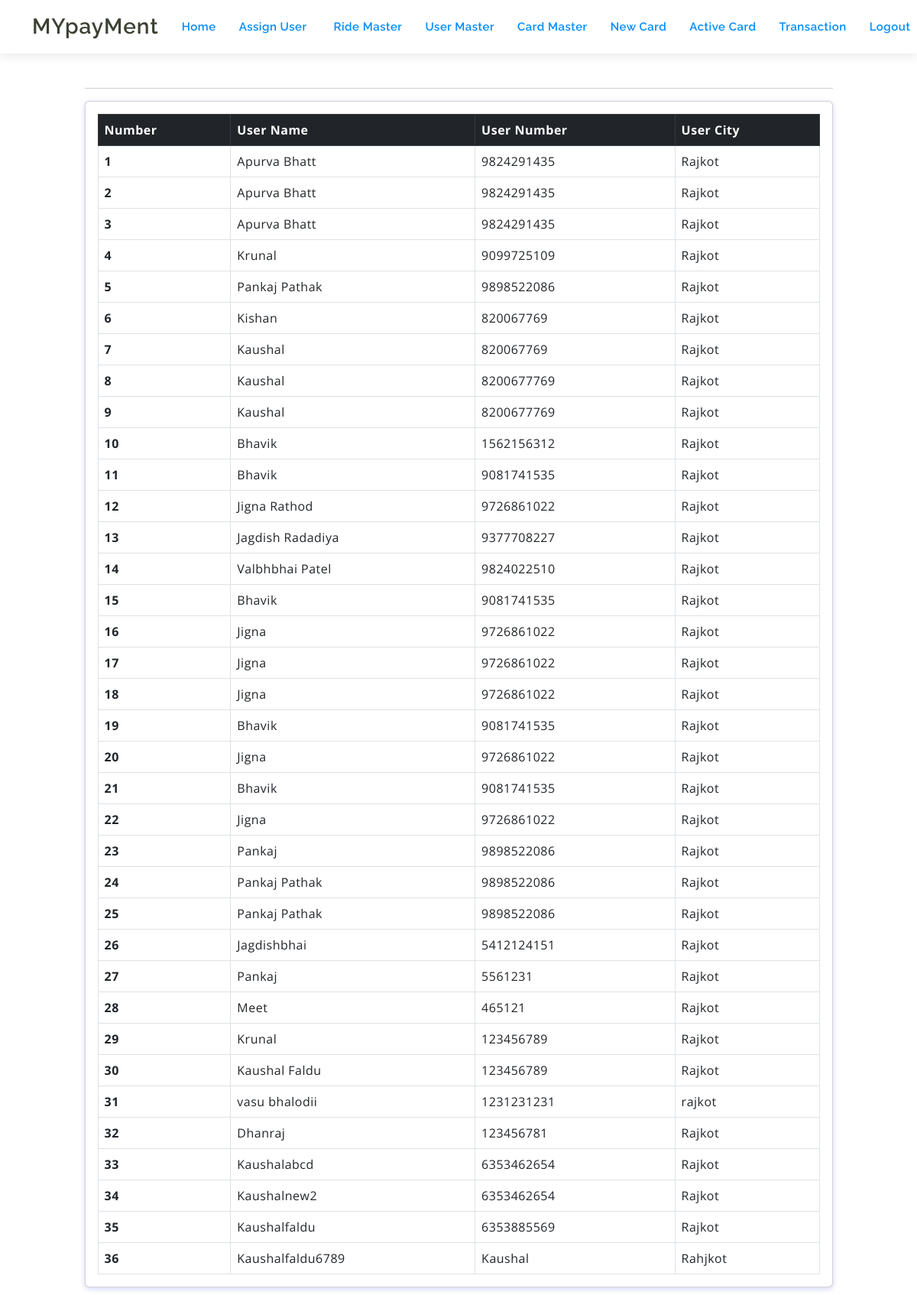
The app's page /usermaster.php (signed in) with its own data.
### tables this page shows
CREATE TABLE `user_mater` (
  `user_id` int(11) NOT NULL,
  `user_name` varchar(255) NOT NULL,
  `user_amount` int(11) NOT NULL,
  `user_number` varchar(255) NOT NULL,
  `user_city` varchar(255) NOT NULL
);

### usermaster.php (the view, shortened to what this page needs)
<?php
if(isset($_SESSION['id'])){
?>
<!doctype html>
<html lang="en">
<head>
	<link href="assets/plugins/simplebar/css/simplebar.css" rel="stylesheet" />
	<link href="assets/plugins/perfect-scrollbar/css/perfect-scrollbar.css" rel="stylesheet" />
	<link href="assets/plugins/metismenu/css/metisMenu.min.css" rel="stylesheet" />
	<link href="assets/css/bootstrap.min.css" rel="stylesheet">
	<link href="assets/css/bootstrap-extended.css" rel="stylesheet">
	<link href="assets/css/app.css" rel="stylesheet">
	<link href="assets/css/icons.css" rel="stylesheet">
	<link rel="stylesheet" href="assets/css/dark-theme.css" />
	<link rel="stylesheet" href="assets/css/semi-dark.css" />
	<link rel="stylesheet" href="assets/css/header-colors.css" />
</head>
<body>
	<div class="wrapper">
		<?php
			include 'top-nav.php';
			include 'conn.php';
		?>
		<div class="container">
			<div class="page-content">
				<div class="contariner my-4">
					<div class="col-xl-11 mx-auto">
						<h6 class="mb-5 text-uppercase">All User Details</h6>
						<hr/>
						<div class="card">
							<div class="card-body">
								<table class="table table-bordered mb-0">
									<thead class="table-dark">
										<tr>
											<th scope="col">Number</th>
											<th scope="col">User Name</th>
											<th scope="col">User Number</th>
											<th scope="col">User City</th>
										</tr>
									</thead>
									<tbody>
									    <?php
									        $sql = mysqli_query($conn, "SELECT * FROM `user_mater` ");
									        $count = 1;
									        while($row = mysqli_fetch_assoc($sql)){
									    ?>
										<tr>
											<th scope="row"><?=$count;?></th>
											<td><?=$row['user_name'];?></td>
											<td><?=$row['user_number'];?></td>
											<td><?=$row['user_city'];?></td>
										</tr>
                                        <?php
                                            $count++;
									        }
                                        ?>
									</tbody>
								</table>
							</div>
						</div>
					</div>
				</div>
			</div>
		</div>
	</div>
</body>
</html>
<?php
}
else
{
    header("Location: index.php?error=Login again");
}
?>

### assets/css/app.css (style rules this page uses)
body { font-size: 14px; color: #4c5258; letter-spacing: .5px; background: #f7f7ff; overflow-x: hidden; font-family: Roboto, sans-serif }
.wrapper { width: 100%; position: relative }
.page-content { padding: 1.5rem 1.5rem 0.7rem 1.5rem }

### assets/css/style.css (style rules this page uses)
body { font-family: "Open Sans", sans-serif; color: #444444; }
h1, h2, h3, h4, h5, h6 { font-family: "Raleway", sans-serif; }

### records on screen
user_mater: user_name "Apurva Bhatt", user_number "9824291435", user_city "Rajkot"
user_mater: user_name "Apurva Bhatt", user_number "9824291435", user_city "Rajkot"
user_mater: user_name "Apurva Bhatt", user_number "9824291435", user_city "Rajkot"
user_mater: user_name "Krunal", user_number "9099725109", user_city "Rajkot"
user_mater: user_name "Pankaj Pathak", user_number "9898522086", user_city "Rajkot"
user_mater: user_name "Kishan", user_number "820067769", user_city "Rajkot"
user_mater: user_name "Kaushal", user_number "820067769", user_city "Rajkot"
user_mater: user_name "Kaushal", user_number "8200677769", user_city "Rajkot"
user_mater: user_name "Kaushal", user_number "8200677769", user_city "Rajkot"
user_mater: user_name "Bhavik", user_number "1562156312", user_city "Rajkot"
user_mater: user_name "Bhavik", user_number "9081741535", user_city "Rajkot"
user_mater: user_name "Jigna Rathod", user_number "9726861022", user_city "Rajkot"
user_mater: user_name "Jagdish Radadiya", user_number "9377708227", user_city "Rajkot"
user_mater: user_name "Valbhbhai Patel", user_number "9824022510", user_city "Rajkot"
user_mater: user_name "Bhavik", user_number "9081741535", user_city "Rajkot"
user_mater: user_name "Jigna", user_number "9726861022", user_city "Rajkot"
user_mater: user_name "Jigna", user_number "9726861022", user_city "Rajkot"
user_mater: user_name "Jigna", user_number "9726861022", user_city "Rajkot"
user_mater: user_name "Bhavik", user_number "9081741535", user_city "Rajkot"
user_mater: user_name "Jigna", user_number "9726861022", user_city "Rajkot"
user_mater: user_name "Bhavik", user_number "9081741535", user_city "Rajkot"
user_mater: user_name "Jigna", user_number "9726861022", user_city "Rajkot"
user_mater: user_name "Pankaj", user_number "9898522086", user_city "Rajkot"
user_mater: user_name "Pankaj Pathak", user_number "9898522086", user_city "Rajkot"
user_mater: user_name "Pankaj Pathak", user_number "9898522086", user_city "Rajkot"
user_mater: user_name "Jagdishbhai", user_number "5412124151", user_city "Rajkot"
user_mater: user_name "Pankaj", user_number "5561231", user_city "Rajkot"
user_mater: user_name "Meet", user_number "465121", user_city "Rajkot"
user_mater: user_name "Krunal", user_number "123456789", user_city "Rajkot"
user_mater: user_name "Kaushal Faldu", user_number "123456789", user_city "Rajkot"
user_mater: user_name "vasu bhalodii", user_number "1231231231", user_city "rajkot"
user_mater: user_name "Dhanraj", user_number "123456781", user_city "Rajkot"
user_mater: user_name "Kaushalabcd", user_number "6353462654", user_city "Rajkot"
user_mater: user_name "Kaushalnew2", user_number "6353462654", user_city "Rajkot"
user_mater: user_name "Kaushalfaldu", user_number "6353885569", user_city "Rajkot"
user_mater: user_name "Kaushalfaldu6789", user_number "Kaushal", user_city "Rahjkot"
